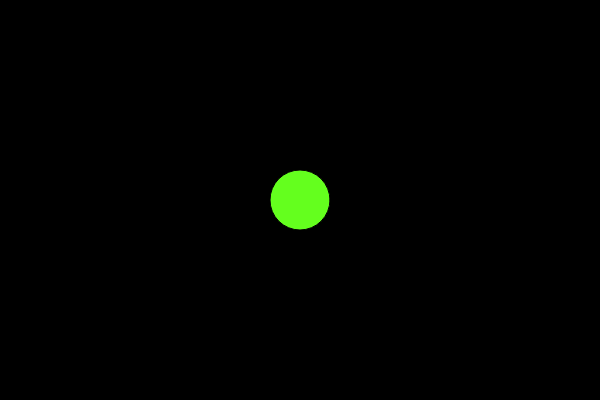
Frame 1 (no input)
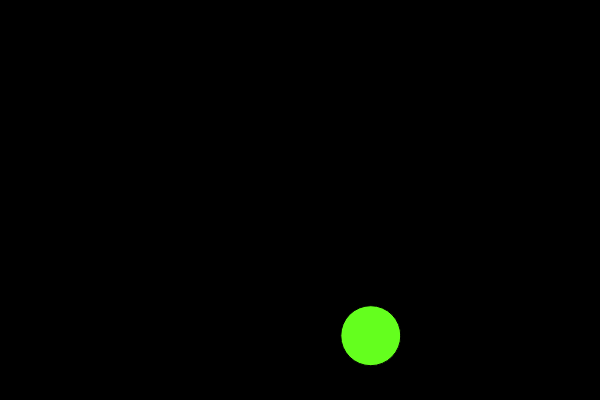
Frame 60 (no input)
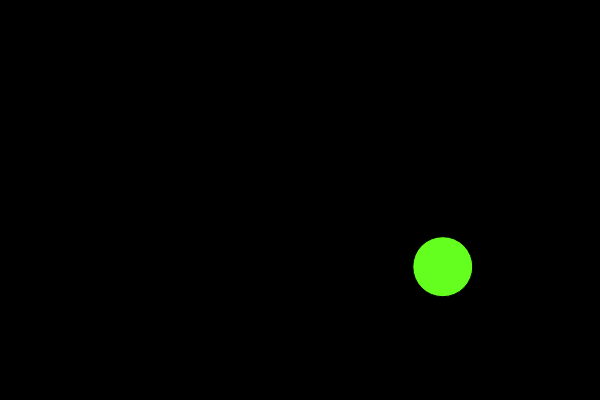
Frame 120 (the mouse pressed at the canvas centre since frame 60)

The p5.js sketch that drew these frames (run headless with seeded random() and noise() and a simulated clock; from frame 60 on, the mouse is pressed at the canvas centre):

// p5.js sketch
// ── sketch.js
// p5 02
// Ira Greenberg, 2016

var x, y, spdX, spdY;
var radius = 30;

function setup(){
	createCanvas(600, 400);
	x = width/2;
	y = height/2
	spdX = 1.2;
	spdY = 2.3;
}

function draw(){
	background(0);
	fill(100, 255, 30);
	ellipse(x, y, radius*2, radius*2);
	x += spdX;
	y += spdY;
	checkCollisions();
}

function checkCollisions(){
	if (x > width - radius) {
		spdX *= -1;
	} else if (x < radius) {
		spdX *= -1;
	}

	if (y > height - radius) {
		spdY *= -1;
	} else if (y < radius) {
		spdY *= -1;
	}
}
